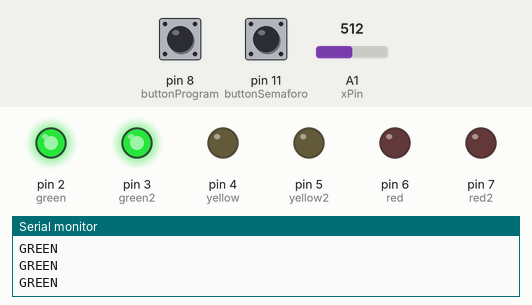
A sketch run on a simulated Arduino Uno, built with avr-gcc and run on an emulated ATmega328P. Shown: output pins drawn as LEDs (lit = HIGH), the last lines printed to the serial monitor. Dashed ring = blinking. The test bench sets the inputs (shaded band); at power-on: pin 11 (buttonSemaforo) LOW, A1 (xPin) = 512, pin 8 (buttonProgram) LOW.

Above: at 0.96 s.
1.3 s: pin 11 (buttonSemaforo) pulled HIGH for 0.15 s
4.3 s: pin 11 (buttonSemaforo) pulled HIGH for 1 s
At 6.6 s:
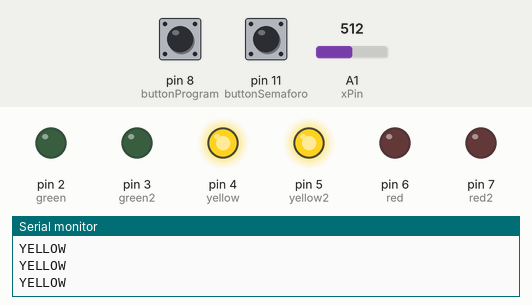
7.3 s: A1 (xPin) set to 110
10.3 s: A1 (xPin) set to 93
At 11.0 s:
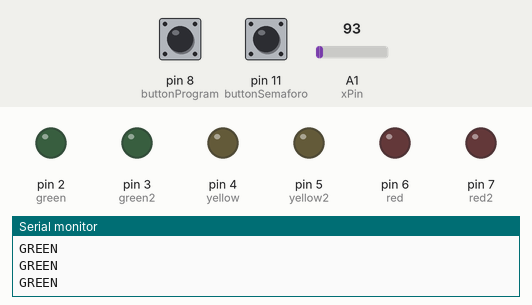
11.8 s: A1 (xPin) set to 122
At 13.6 s:
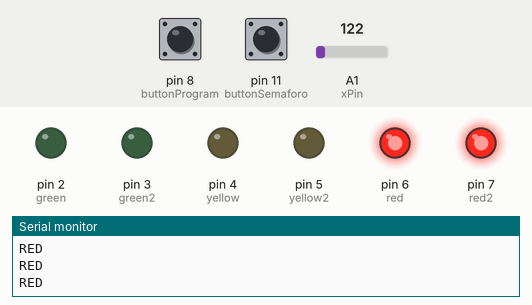
14.8 s: pin 8 (buttonProgram) pulled HIGH for 0.15 s
At 15.8 s:
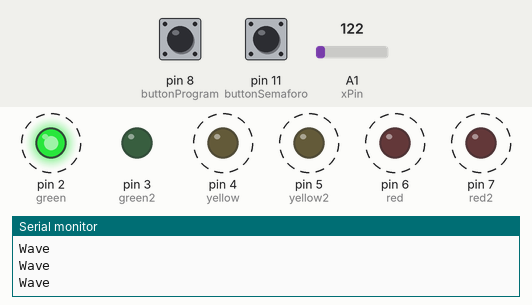
Timing chart, 0 to 18.8 s (numbered marks = the images above; inputs shaded):
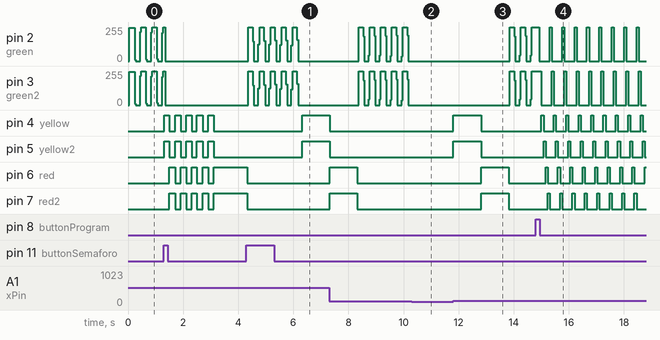

The sketch:

menu2.0.ino
```cpp
int buttonSemaforo = 11;
int buttonProgram = 8;
int red = 6;
int red2 = 7;
int yellow = 4;
int yellow2 = 5;
int green = 2;
int green2 = 3;
int state = 0;
int lastState = 0;
int countintermitente = 0;
int menu_secuencia = 0;
int menu = 1;
int x = 0;
bool active = true;
long lastChange = 0;
const long duration = 1000;
const long intermitente = 2000;
const long yellowOn = 200;
enum StateTL { RED, YELLOW, GREEN };
StateTL stateTL = GREEN;
bool buttonstat = false;
bool buttonlast = false;

// JoyStick
int yPin = A0;
int xPin = A1;
int xPos, yPos = 0;

void setup() {
  Serial.begin(9600);

  pinMode(red, OUTPUT);
  pinMode(red2, OUTPUT);
  pinMode(yellow, OUTPUT);
  pinMode(yellow2, OUTPUT);
  pinMode(green, OUTPUT);
  pinMode(green2, OUTPUT);
  pinMode(buttonSemaforo, INPUT);
  pinMode(buttonProgram, INPUT);
  pinMode(xPin, INPUT);
  pinMode(yPin, INPUT);

  DDRD = B11111100;
}

void loop() {

  buttonstat = digitalRead(buttonProgram);

  if (buttonstat != buttonlast) {
    if (buttonstat == HIGH) {

      menu++;

      if (menu > 3) {
        menu = 1;
      }
      delay(50);
    }
    buttonlast = buttonstat;
  }

  xPos = analogRead(xPin);

  if (xPos < 100) {
    changeSequence();

    while (analogRead(xPin) < 100) {
      delay(10);
    }
  }

  switch (menu) {
    case 1:
      programaSemaforo();
      break;
    case 2:
      switch (menu_secuencia) {
        case 1:
          wave();
          break;
        case 2:
          xmas();
          break;
        case 3:
          binary();
          break;
      }
      break;
    case 3:
      registro();
      break;
  }
}

void programaSemaforo() {
  state = digitalRead(buttonSemaforo);

  if ((state == HIGH) && (lastState == LOW)) {
    active = !active;
    lastChange = millis();
    delay(20);
  }
  lastState = state;

  if (active) {
    semaforo();
  } else {
    pasopeatonal();
  }
}

void pasopeatonal() {
  Serial.println("Paso Peatonal");
  long goingTime = millis() - lastChange;
  if (goingTime < intermitente) {
    if ((goingTime / yellowOn) % 2 == 0) {
      digitalWrite(yellow, HIGH);
      digitalWrite(yellow2, HIGH);
      digitalWrite(red, LOW);
      digitalWrite(red2, LOW);
      digitalWrite(green, LOW);
      digitalWrite(green2, LOW);
    } else {
      digitalWrite(yellow, LOW);
      digitalWrite(yellow2, LOW);
      digitalWrite(red, HIGH);
      digitalWrite(red2, HIGH);
    }
  } else {
    digitalWrite(yellow, LOW);
    digitalWrite(yellow2, LOW);
    digitalWrite(red, HIGH);
    digitalWrite(red2, HIGH);
    digitalWrite(green, LOW);
    digitalWrite(green2, LOW);
  }
}

void semaforo() {
  long goingTime = millis() - lastChange;
  switch (stateTL) {
    case RED:
      digitalWrite(red, HIGH);
      digitalWrite(red2, HIGH);
      digitalWrite(yellow, LOW);
      digitalWrite(yellow2, LOW);
      digitalWrite(green, LOW);
      digitalWrite(green2, LOW);
      if (goingTime >= duration) {
        stateTL = GREEN;
        lastChange = millis();
      }
      Serial.println("RED");
      break;
    case YELLOW:
      digitalWrite(red, LOW);
      digitalWrite(red2, LOW);
      digitalWrite(green, LOW);
      digitalWrite(green2, LOW);
      digitalWrite(yellow, HIGH);
      digitalWrite(yellow2, HIGH);
      if (goingTime >= duration) {
        stateTL = RED;
        lastChange = millis();
        countintermitente = 0;
      }
      Serial.println("YELLOW");
      break;
    case GREEN:
      digitalWrite(red, LOW);
      digitalWrite(red2, LOW);
      digitalWrite(yellow, LOW);
      digitalWrite(yellow2, LOW);
      digitalWrite(green, HIGH);
      digitalWrite(green2, HIGH);
      if (goingTime < intermitente) {
        digitalWrite(green, LOW);
        digitalWrite(green2, LOW);
        if ((goingTime / yellowOn) % 2 == 0) {
          digitalWrite(green, HIGH);
          digitalWrite(green2, HIGH);
        } else {
          digitalWrite(green, LOW);
          digitalWrite(green2, LOW);
        }
      } else {
        digitalWrite(green, LOW);
        digitalWrite(green2, LOW);
        countintermitente++;
        if (countintermitente >= 1) {
          stateTL = YELLOW;
          lastChange = millis();
        }
      }
      Serial.println("GREEN");
      break;
  }
}

void xmas() {
  Serial.println("ñavidah");
  digitalWrite(green, HIGH);
  digitalWrite(yellow, HIGH);
  digitalWrite(red, HIGH);
  digitalWrite(green2, LOW);
  digitalWrite(yellow2, LOW);
  digitalWrite(red2, LOW);
  delay(200);
  digitalWrite(green, LOW);
  digitalWrite(yellow, LOW);
  digitalWrite(red, LOW);
  digitalWrite(green2, HIGH);
  digitalWrite(yellow2, HIGH);
  digitalWrite(red2, HIGH);
  delay(200);
}

void binary() {
  Serial.println("Binary");
    for (int num = 0; num < 256; num++) {
        xPos = analogRead(xPin);
        PORTD = num;
        delay(100);
        if (xPos < 342 || xPos > 682) {
            break;
        }
    }
}

void wave() {
  Serial.println("Wave");
  for (int num = 2; num <= 7; num++) {
    digitalWrite(num, HIGH);
    digitalWrite(num - 1, LOW);
    delay(75);
    digitalWrite(num, LOW);
  }
}

void changeSequence() {
  if (xPos < 342) {
        menu_secuencia++;
        if (menu_secuencia > 3) {
            menu_secuencia = 1;
        }
    } else if (xPos > 682) {
        menu_secuencia--;
        if (menu_secuencia < 1) {
            menu_secuencia = 3;
        }
    }
}

//no se que verga estoy haciendo


void cheat1(){
      Serial.println("tanque sovietico spawned");
      digitalWrite(red, LOW);
      digitalWrite(red2, LOW);
      digitalWrite(yellow, LOW);
      digitalWrite(yellow2, LOW);
      digitalWrite(green, HIGH);
      digitalWrite(green2, HIGH);
}

void cheat2(){
      Serial.println("na na gente volando");
      digitalWrite(red, LOW);
      digitalWrite(red2, LOW);
      digitalWrite(yellow, HIGH);
      digitalWrite(yellow2, HIGH);
      digitalWrite(green, LOW);
      digitalWrite(green2, LOW);

}

void cheat3(){
      Serial.println("kamehameha");
      digitalWrite(red, HIGH);
      digitalWrite(red2, HIGH);
      digitalWrite(yellow, LOW);
      digitalWrite(yellow2, LOW);
      digitalWrite(green, LOW);
      digitalWrite(green2, LOW);

}


  //direcciones
  //left = x < 500;
  //rigth = X > 700;
  //up= Y < 500;
  //down = Y > 700;

  //A = digitalRead(buttonSemaforo);


//oiuyt

 char actualcombo[5];
  int leds[6] = {2,3,4,5,6,7};

void resetValuesRegister(){
 x = 0;
  for(int i = 0; i < 5; i++) actualcombo[i] = ' ';
  for(int i = 0; i < 3; i++) pinMode(leds[i], LOW);
}

void detectjoystick(int axis, char cord, char cord2){
  int axisBtn = analogRead(axis);
  if(axisBtn >= 1000){
    if(x == 5) resetValuesRegister();
    actualcombo[x] = cord;
    x++;
    for(int i = 0; i < 5; i++) Serial.println(actualcombo[i]);
    for(int i = 0; i < 20; i++) delay(20);
  }

  if(axisBtn <= 300){
    if(x == 5) resetValuesRegister();
    actualcombo[x] = cord2;
    x++;
    for(int i = 0; i < 5; i++) Serial.println(actualcombo[i]);
    for(int i = 0; i < 20; i++){
      delay(20);
    }
   }
}

void registro(){
  Serial.println("REGISTRO");
  if(digitalRead(buttonSemaforo)){
    if(x == 5) resetValuesRegister();
    actualcombo[x] = 'A';
    x++;
    for(int i = 0; i < 5; i++) Serial.println(actualcombo[i]);
    for(int i = 0; i < 20; i++) {delay(10);}
  }

  detectjoystick(xPin, 'L', 'R');
  detectjoystick(yPin, 'U', 'D');

if(actualcombo[0] == 'U' && actualcombo[1] == 'U' && actualcombo[2] == 'D' && actualcombo[3] == 'D' && actualcombo[4] == 'L'){

   cheat1();

  }else if(actualcombo[0] == 'D' && actualcombo[1] == 'R' && actualcombo[2] == 'D' && actualcombo[3] == 'R' && actualcombo[4] == 'A'){

    cheat2();

  }else if(actualcombo[0] == 'L' && actualcombo[1] == 'D' && actualcombo[2] == 'R' && actualcombo[3] == 'L' && actualcombo[4] == 'A'){

    cheat3();
  }
 }
```

Measured:
- the behaviour switches between 100 and 99 on A1 (xPin) (found by bisection; images 1 and 2)
- after the input at 10.3 s, pin 4 (yellow), pin 5 (yellow2): stays LOW (without the input it goes to HIGH after 0.04 s); pin 6 (red), pin 7 (red2): stays LOW (without the input it goes to HIGH after 1.0 s)
- after the input at 11.8 s, pin 4 (yellow), pin 5 (yellow2): LOW → HIGH at once, → LOW 1.0 s later; pin 6 (red), pin 7 (red2): LOW → HIGH after 1.0 s, → LOW 1.0 s later
- by itself, pin 4 (yellow), pin 5 (yellow2): alternates HIGH for 0.20 s and LOW for 0.20 s, 10 changes in all, then stays LOW
- by itself, pin 6 (red), pin 7 (red2): alternates HIGH for 0.20 s and LOW for 0.20 s, 9 changes in all, then stays HIGH
